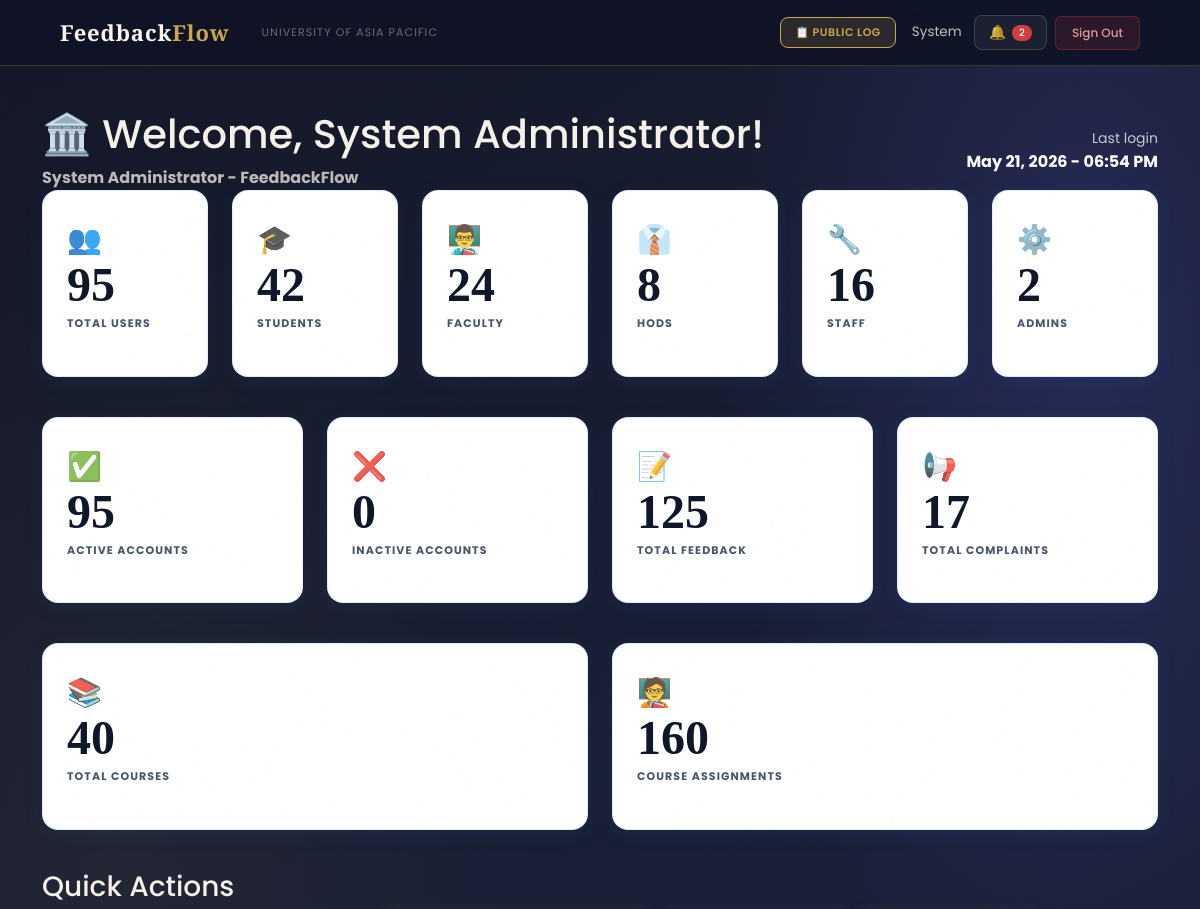
/dashboard/admin/ (signed in, upper part), run on an earlier commit of the app's database.
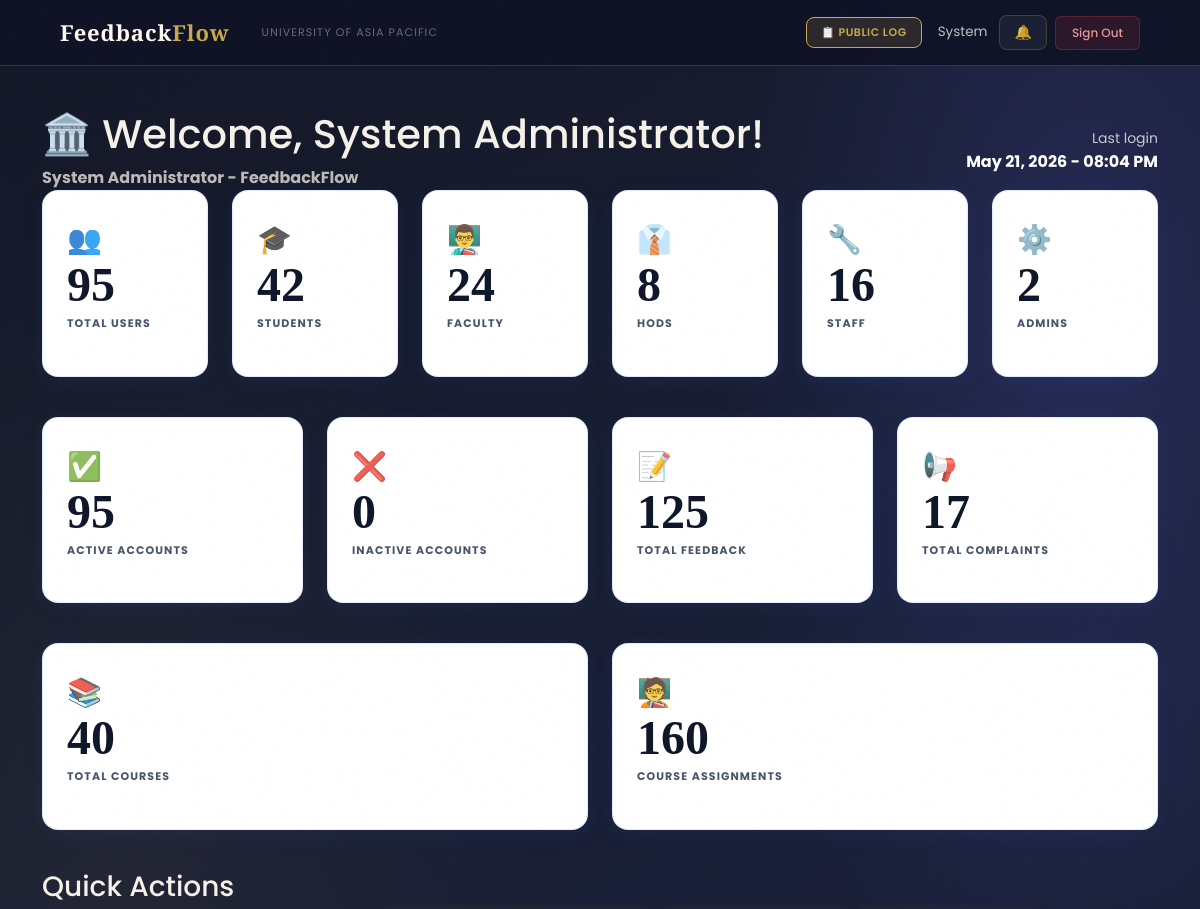
And on a later commit of the database.
### users/models.py (models this page shows, shortened)
class User(AbstractBaseUser, PermissionsMixin):
    ROLE_CHOICES = (
        ('Student',   'Student'),
        ('Faculty',   'Faculty'),
        ('HOD',       'Head of Department'),
        ('Staff',     'Staff'),
        ('DAO',       'Dean of Administration Office'),
        ('Admin',     'Administrator'),
        ('Committee', 'Committee Member'),
    )
    DEPARTMENT_CHOICES = (
        ('DBA',          'Department of Business Administration'),
        ('CSE',          'Department of Computer Science and Engineering'),
        ('CE',           'Department of Civil Engineering'),
        ('EEE',          'Department of Electrical and Electronic Engineering'),
        ('Pharmacy',     'Department of Pharmacy'),
        ('Law',          'Department of Law and Human Rights'),
        ('English',      'Department of English'),
        ('Architecture', 'Department of Architecture'),
    )
    COMMITTEE_TYPE_CHOICES = (
        ('Harassment Committee', 'Harassment Committee'),
        ('Proctorial Committee', 'Proctorial Committee'),
    )
    email          = models.EmailField(unique=True, max_length=255)
    full_name      = models.CharField(max_length=150)
    role           = models.CharField(max_length=20, choices=ROLE_CHOICES)
    department     = models.CharField(max_length=100, choices=DEPARTMENT_CHOICES, null=True, blank=True)
    student_id     = models.CharField(max_length=50, unique=True, null=True, blank=True)
    committee_type = models.CharField(max_length=50, choices=COMMITTEE_TYPE_CHOICES, null=True, blank=True)
    is_active      = models.BooleanField(default=True)
    is_staff       = models.BooleanField(default=False)
    created_at     = models.DateTimeField(auto_now_add=True)
    updated_at     = models.DateTimeField(auto_now=True)
    USERNAME_FIELD  = 'email'
    REQUIRED_FIELDS = ['full_name']
    objects = UserManager()
    class Meta:
        verbose_name        = 'User'
        verbose_name_plural = 'Users'
        ordering            = ['-created_at']
    def get_short_name(self):
        return self.full_name.split()[0] if self.full_name else self.email

### users/views.py (the view)
# urls.py: path('dashboard/admin/',     views.admin_dashboard,     name='admin_dashboard'),
@login_required
def admin_dashboard(request):
    if request.user.role != 'Admin':
        messages.error(request, 'Access denied. Admin only.')
        return redirect('login')
    user_stats         = User.objects.values('role').annotate(count=Count('id'))
    role_counts        = {stat['role']: stat['count'] for stat in user_stats}
    total_feedback     = Feedback.objects.count()
    total_complaints   = Complaint.objects.exclude(complaint_type__in=['Advice', 'Opinion']).count()
    pending_complaints = Complaint.objects.exclude(complaint_type__in=['Advice', 'Opinion']).filter(status='Pending').count()
    context = {
        'page_title':         'Admin Dashboard',
        'user':               request.user,
        'total_users':        User.objects.count(),
        'total_courses':      Course.objects.count(),
        'total_assignments':  CourseAssignment.objects.count(),
        'student_count':      role_counts.get('Student', 0),
        'faculty_count':      role_counts.get('Faculty', 0),
        'hod_count':          role_counts.get('HOD', 0),
        'staff_count':        role_counts.get('Staff', 0),
        'admin_count':        role_counts.get('Admin', 0),
        'active_users':       User.objects.filter(is_active=True).count(),
        'inactive_users':     User.objects.filter(is_active=False).count(),
        'department_stats':   User.objects.filter(department__isnull=False).values('department').annotate(count=Count('id')),
        'total_feedback':     total_feedback,
        'total_complaints':   total_complaints,
        'pending_complaints': pending_complaints,
        'recent_users':       User.objects.order_by('-created_at')[:5],
    }
    return render(request, 'users/admin_dashboard.html', context)

### users/context_processors.py (called while the page is built)
def notifications_count(request):
    if request.user.is_authenticated:
        from users.models import Notification, Announcement
        count = Notification.objects.filter(
            recipient=request.user,
            is_read=False
        ).count()
        active_announcements = []
        for ann in Announcement.objects.filter(is_active=True).order_by('-created_at')[:10]:
            if ann.is_visible_to(request.user):
                active_announcements.append(ann)
            if len(active_announcements) >= 3:
                break
        return {
            'unread_notifications_count': count,
            'active_announcements': active_announcements,
        }
    return {'unread_notifications_count': 0, 'active_announcements': []}

### users/templates/users/admin_dashboard.html (shortened to what the changed rows need)
{% extends 'users/dashboard_base.html' %}
{% block content %}
<div class="container mt-4">
    <div class="dashboard-header">
        <div class="row align-items-center">
            <div class="col-md-8">
                <h1>🏛️ Welcome, {{ user.full_name }}!</h1>
                <p class="mb-0 opacity-75">
                    <strong>System Administrator - FeedbackFlow</strong>
                </p>
            </div>
            <div class="col-md-4 text-end">
                <div class="text-white">
                    <small class="opacity-75">Last login</small><br>
                    <strong>{{ user.last_login|date:"M d, Y - h:i A"|default:"First time login" }}</strong>
                </div>
            </div>
        </div>
    </div>
    <div class="row mb-4">
        <div class="col-lg-2 col-md-4 col-sm-6 mb-3">
            <div class="stat-card blue">
                <h2 class="stat-number">{{ total_users }}</h2>
            </div>
        </div>
        <div class="col-lg-2 col-md-4 col-sm-6 mb-3">
            <div class="stat-card purple">
                <h2 class="stat-number">{{ student_count }}</h2>
            </div>
        </div>
        <div class="col-lg-2 col-md-4 col-sm-6 mb-3">
            <div class="stat-card green">
                <h2 class="stat-number">{{ faculty_count }}</h2>
            </div>
        </div>
        <div class="col-lg-2 col-md-4 col-sm-6 mb-3">
            <div class="stat-card yellow">
                <h2 class="stat-number">{{ hod_count }}</h2>
            </div>
        </div>
        <div class="col-lg-2 col-md-4 col-sm-6 mb-3">
            <div class="stat-card indigo">
                <h2 class="stat-number">{{ staff_count }}</h2>
            </div>
        </div>
        <div class="col-lg-2 col-md-4 col-sm-6 mb-3">
            <div class="stat-card red">
                <h2 class="stat-number">{{ admin_count }}</h2>
            </div>
        </div>
    </div>
    <div class="row mb-4">
        <div class="col-lg-3 col-md-6 mb-3">
            <div class="stat-card green">
                <h2 class="stat-number">{{ active_users }}</h2>
            </div>
        </div>
        <div class="col-lg-3 col-md-6 mb-3">
            <div class="stat-card yellow">
                <h2 class="stat-number">{{ inactive_users }}</h2>
            </div>
        </div>
        <div class="col-lg-3 col-md-6 mb-3">
            <div class="stat-card blue">
                <h2 class="stat-number">{{ total_feedback }}</h2>
            </div>
        </div>
        <div class="col-lg-3 col-md-6 mb-3">
            <div class="stat-card purple">
                <h2 class="stat-number">{{ total_complaints }}</h2>
            </div>
        </div>
    </div>
    <div class="row mb-4">
        <div class="col-lg-6 col-md-6 mb-3">
            <div class="stat-card blue">
                <h2 class="stat-number">{{ total_courses }}</h2>
            </div>
        </div>
        <div class="col-lg-6 col-md-6 mb-3">
            <div class="stat-card green">
                <h2 class="stat-number">{{ total_assignments }}</h2>
            </div>
        </div>
    </div>
</div>
{% endblock %}

### users/templates/users/base.html (shortened to what this page needs)
<!DOCTYPE html>
<html lang="en">
<head>
    <link href="https://cdn.jsdelivr.net/npm/bootstrap@5.3.0/dist/css/bootstrap.min.css" rel="stylesheet">
</head>
<body>
    <nav class="navbar navbar-expand-lg">
        <div class="container-fluid d-flex align-items-center gap-3">
            <a class="navbar-brand" href="/">Feedback<em>Flow</em></a>
            <span class="navbar-text d-none d-md-inline">University of Asia Pacific</span>
            {% if user.is_authenticated %}
            <div class="ms-auto d-flex align-items-center gap-2">
                <a href="{% url 'public_log' %}" class="btn-bell"
                    style="font-size:11px; font-weight:600; text-transform:uppercase; letter-spacing:0.05em; background:rgba(201,168,76,.15); color:var(--gold) !important; border-color:var(--gold) !important;">
                    📋 Public Log
                </a>
                <span class="nav-user-info d-none d-md-inline ms-2">{{ user.get_short_name }}</span>
                <a href="{% url 'notifications' %}" class="btn-bell ms-1">
                    🔔
                    {% if unread_notifications_count > 0 %}
                    <span class="badge bg-danger" style="font-size:10px;padding:3px 7px;">{{ unread_notifications_count }}</span>
                    {% endif %}
                </a>
                <a href="{% url 'logout' %}" class="btn-logout">Sign Out</a>
            </div>
            {% endif %}
        </div>
    </nav>
    <main>
        {% block content %}{% endblock %}
    </main>
</body>
</html>

What changed in the data, as far as the page shows it:
changed User "System Administrator": last_login "May 21, 2026 - 06:54 PM" → "May 21, 2026 - 08:04 PM"
Also different on the page:
{{ unread_notifications_count }}: "2" → (not shown)
